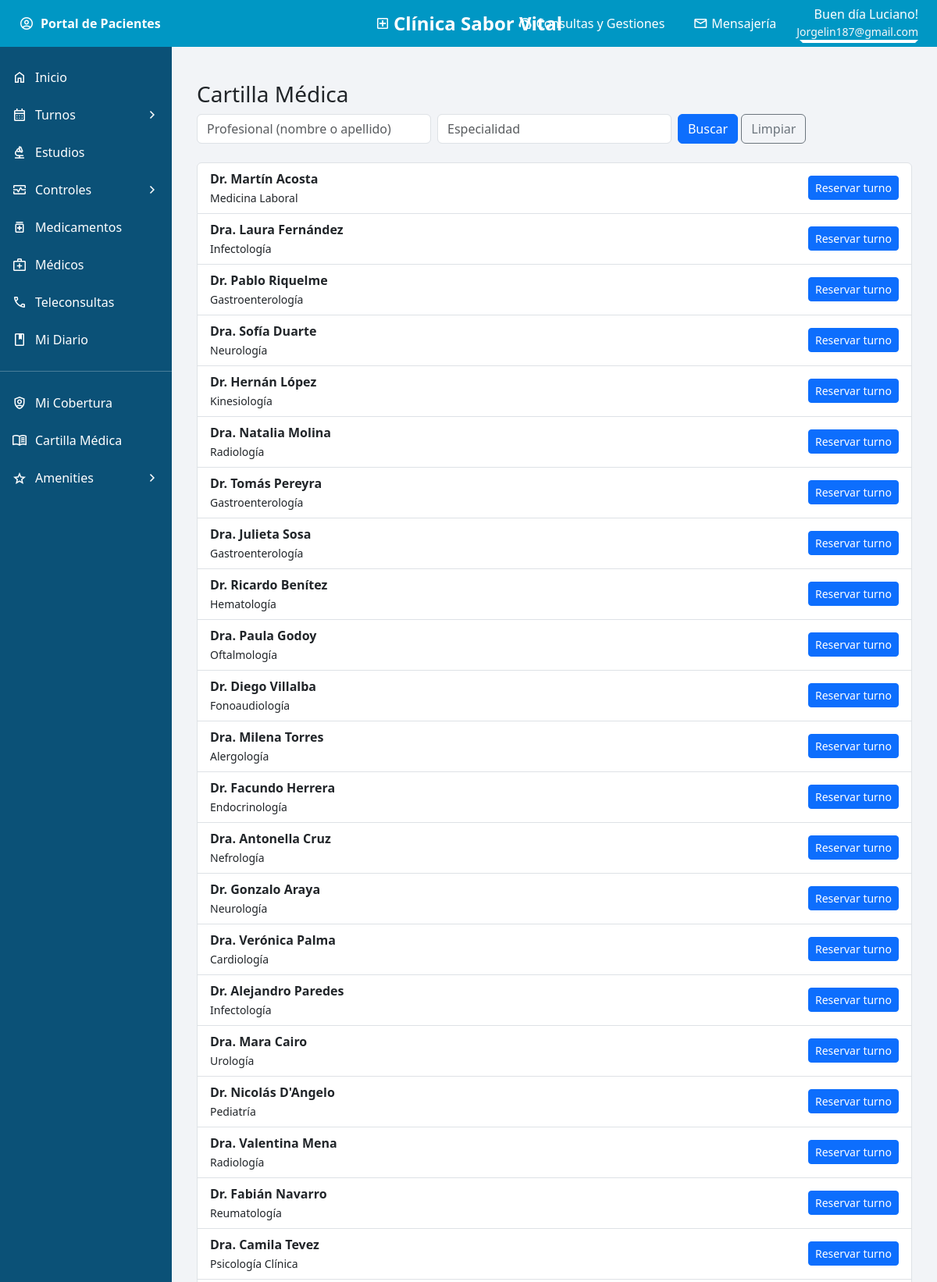
The app's page /pacientes/cartilla/13/ (signed in, upper part) with its own data.
### pacientes/models.py (models this page shows, shortened)
class Paciente(models.Model):
    perfil_usuario = models.ForeignKey(
        'usuarios.PerfilUsuario',
        on_delete=models.CASCADE,
        related_name="pacientes_asociados"
    )
    nombre = models.CharField(max_length=100)
    apellido = models.CharField(max_length=100)
    dni = models.CharField(max_length=20)
    email = models.EmailField()
    telefono = models.CharField(max_length=30)
    fecha_nacimiento = models.DateField(null=True, blank=True)
    obra_social = models.CharField(max_length=100, null=True, blank=True)

### profesionales/models.py (models this page shows, shortened)
class Profesional(models.Model):
    TIPO_CONSULTA = [
    ('PRES', 'Presencial'),
    ('TELE', 'Teleconsulta'),
    ('AMBOS', 'Hibrida'),
    ]
    nombre = models.CharField(max_length=100)
    email = models.EmailField(unique=True)
    matricula = models.CharField(max_length=50)
    telefono = models.CharField(max_length=30, null=True, blank=True)
    foto = models.ImageField(upload_to='profesionales/', null=True, blank=True)
    estado = models.BooleanField(default=True)
    servicios = models.ManyToManyField(Servicio, blank=True)
    disponibilidad = models.CharField(max_length=200)
    piso = models.IntegerField()
    consultorio = models.CharField(max_length=20, blank=True, null=True)
    horario_inicio = models.TimeField(blank=True, null=True)
    horario_fin = models.TimeField(blank=True, null=True)
    dias_disponibles = models.CharField(max_length=100, blank=True, null=True)
    tipo_consulta = models.CharField(max_length=5, choices=TIPO_CONSULTA, default='PRES')
    especialidad = models.ForeignKey(
        Especialidad,
        on_delete=models.PROTECT,
        related_name='profesionales'
    )
    class Meta:
        verbose_name = "Profesional"
        verbose_name_plural = "Profesionales"

class Especialidad(models.Model):
    nombre = models.CharField(max_length=100, unique=True)
    descripcion = models.TextField(blank=True, null=True)
    class Meta:
        verbose_name = "Especialidad"
        verbose_name_plural = "Especialidades"

### pacientes/views.py (the view)
# urls.py: path("cartilla/<int:paciente_id>/", views.cartilla, name="cartilla"),
def cartilla(request, paciente_id):
    paciente = cargar_paciente(request, paciente_id)
    query = request.GET.get("q", "")
    especialidad = request.GET.get("especialidad", "")
    profesionales = Profesional.objects.all()
    if query:
        profesionales = profesionales.filter(
            Q(nombre__icontains=query) | Q(email__icontains=query)
        )
    if especialidad:
        profesionales = profesionales.filter(
            especialidad__nombre__icontains=especialidad
        )
    return render(request, "pacientes/cartilla.html", {
        "paciente": paciente,
        "paciente_id": paciente_id,
        "profesionales": profesionales,
        "q": query,
        "especialidad": especialidad,
    })

### pacientes/context_processors.py (called while the page is built)
def paciente_context(request):
    paciente = None
    paciente_id = None
    try:
        perfil = request.user.perfil
        if perfil and hasattr(perfil, "pacientes"):
            paciente_id = request.session.get("paciente_id")
            if paciente_id:
                paciente = perfil.pacientes.filter(id=paciente_id).first()
    except:
        pass
    return {
        "paciente": paciente,
        "paciente_id": paciente_id,
    }

### pacientes/views.py (called while the page is built)
def cargar_paciente(request, paciente_id):
    perfil = request.user.perfil
    return perfil.pacientes.get(pk=paciente_id)

### pacientes/templates/pacientes/cartilla.html (shortened to what this page needs)
{% extends "base.html" %}
{% block content %}
<div class="container py-4">
    <h3>Cartilla Médica</h3>
    <form class="row g-2 mb-4" method="get">
        <div class="col-md-4">
            <input name="q" class="form-control" placeholder="Profesional (nombre o apellido)" value="{{ q }}">
        </div>
        <div class="col-md-4">
            <input name="especialidad" class="form-control" placeholder="Especialidad" value="{{ especialidad }}">
        </div>
        <div class="col-md-4">
            <button class="btn btn-primary">Buscar</button>
            <a href="{% url 'pacientes:cartilla' paciente.id %}" class="btn btn-outline-secondary">Limpiar</a>
        </div>
    </form>
    {% if profesionales %}
        <div class="list-group">
            {% for p in profesionales %}
                <div class="list-group-item d-flex justify-content-between align-items-center">
                    <div>
                        <strong>{{ p.nombre }}</strong><br>
                        <small>{{ p.especialidad.nombre }}</small>
                    </div>
                    <div>
                        {% if p.estado %}
                            {% if p.modalidad == "AMBOS" %}
                                <a class="btn btn-primary btn-sm"
                                href="{% url 'turnos:turnos_disponibles' %}?paciente_id={{ paciente.id }}&especialidad={{ p.especialidad.id }}&profesional={{ p.id }}">
                                Reservar turno
                                </a>
                            {% else %}
                                <a class="btn btn-primary btn-sm"
                                href="{% url 'turnos:turnos_disponibles' %}?paciente_id={{ paciente.id }}&especialidad={{ p.especialidad.id }}&profesional={{ p.id }}&modo={{ p.modalidad }}">
                                Reservar turno
                                </a>
                            {% endif %}
                        {% else %}
                            <button class="btn btn-sm btn-secondary" disabled>Sin turnos web</button>
                        {% endif %}
                    </div>
                </div>
            {% endfor %}
        </div>
    {% else %}
        <div class="alert alert-info">No se encontraron profesionales.</div>
    {% endif %}
</div>
{% endblock %}

### templates/base.html (shortened to what this page needs)
{% load static %}
<!DOCTYPE html>
<html lang="es">
<head>
    <link href="https://cdn.jsdelivr.net/npm/bootstrap@5.3.2/dist/css/bootstrap.min.css" rel="stylesheet">
    <link rel="stylesheet" href="{% static 'css/layout.css' %}">
</head>
<body>
    <div class="topbar d-flex align-items-center justify-content-between px-4 text-white">
        <div class="d-flex align-items-center gap-2 fw-bold">
            <span class="material-symbols-outlined">account_circle</span>
            Portal de Pacientes
        </div>
        <div class="topbar-center position-absolute start-50 translate-middle-x">
            <a href="{% url 'usuarios:portal_paciente' paciente.id %}"
                class="d-flex align-items-center gap-1 text-white text-decoration-none">
                <span class="material-symbols-outlined">local_hospital</span>
                Clínica Sabor Vital
            </a>
        </div>
        <div class="d-flex align-items-center gap-3 ms-auto">
            <a href="{% url 'pacientes:consultas_gestiones' paciente.id %}"
               class="topbar-link d-flex align-items-center gap-1 text-white text-decoration-none">
                <span class="material-symbols-outlined">support_agent</span>
                Consultas y Gestiones
            </a>
            <a href="{% url 'pacientes:mensajeria' paciente.id %}"
               class="topbar-link d-flex align-items-center gap-1 text-white text-decoration-none">
                <span class="material-symbols-outlined">mail</span>
                Mensajería
            </a>
            <div class="dropdown">
                <div class="d-flex flex-column text-end text-white dropdown-toggle"
                     data-bs-toggle="dropdown" style="cursor:pointer;">
                    <span>Buen día {{ paciente.nombre }}!</span>
                    <small class="text-light">{{ paciente.email }}</small>
                </div>
            </div>
        </div>
    </div>
    <div class="sidebar">
        <a href="{% url 'usuarios:portal_paciente' paciente.id %}">
            <span class="material-symbols-outlined">home</span>
            <span class="text">Inicio</span>
        </a>
        <a data-bs-toggle="collapse" href="#submenuTurnos">
            <span class="material-symbols-outlined">calendar_month</span>
            <span class="text">Turnos</span>
            <span class="material-symbols-outlined">chevron_right</span>
        </a>
        <a href="{% url 'pacientes:estudios' paciente.id %}">
            <span class="material-symbols-outlined">biotech</span>
            <span class="text">Estudios</span>
        </a>
        <a data-bs-toggle="collapse" href="#submenuControles">
            <span class="material-symbols-outlined">monitor_heart</span>
            <span class="text">Controles</span>
            <span class="material-symbols-outlined">chevron_right</span>
        </a>
        <a href="{% url 'pacientes:medicamentos' paciente.id %}">
            <span class="material-symbols-outlined">medication</span>
            <span class="text">Medicamentos</span>
        </a>
        <a href="{% url 'pacientes:mis_medicos' paciente.id %}">
            <span class="material-symbols-outlined">medical_services</span>
            <span class="text">Médicos</span>
        </a>
        <a href="{% url 'pacientes:teleconsultas' paciente.id %}">
            <span class="material-symbols-outlined">call</span>
            <span class="text">Teleconsultas</span>
        </a>
        <a href="{% url 'pacientes:mi_diario' paciente.id %}">
            <span class="material-symbols-outlined">book</span>
            <span class="text">Mi Diario</span>
        </a>
        <hr class="text-white">
        <a href="#">
            <span class="material-symbols-outlined">shield_person</span>
            <span class="text">Mi Cobertura</span>
        </a>
        <a href="{% url 'pacientes:cartilla' paciente.id %}">
            <span class="material-symbols-outlined">menu_book</span>
            <span class="text">Cartilla Médica</span>
        </a>
        <a data-bs-toggle="collapse" href="#submenuAmenities">
            <span class="material-symbols-outlined">grade</span>
            <span class="text">Amenities</span>
            <span class="material-symbols-outlined">chevron_right</span>
        </a>
    </div>
    <div class="content">
        {% block content %}{% endblock %}
    </div>
</body>
</html>

### static/css/layout.css (style rules this page uses)
body { background-color: #f2f4f7; margin: 0; }
.material-symbols-outlined { font-size: 20px; color: white; }
.topbar { background-color: #0097c4; height: 60px; position: fixed; top: 0; left: 0; right: 0; z-index: 1000; }
.sidebar { background-color: #0b5177; width: 220px; position: fixed; top: 60px; bottom: 0; left: 0; overflow-y: auto; padding-top: 15px; }
.sidebar a { color: #fff; text-decoration: none; padding: 12px 15px; display: flex; align-items: center; justify-content: space-between; }
.sidebar .text { flex-grow: 1; margin-left: 10px; }
.content { margin-left: 220px; margin-top: 60px; padding: 20px; }
.topbar-center { font-size: 1.5rem; font-weight: 600; position: relative; }
.topbar-link { padding: 6px 10px; border-radius: 6px; transition: background-color 0.2s ease; }

### records on screen
Paciente: nombre "Luciano", email "Jorgelin187@gmail.com"
Profesional: nombre "Dr. Martín Acosta", especialidad.nombre "Medicina Laboral"
Profesional: nombre "Dra. Laura Fernández", especialidad.nombre "Infectología"
Profesional: nombre "Dr. Pablo Riquelme", especialidad.nombre "Gastroenterología"
Profesional: nombre "Dra. Sofía Duarte", especialidad.nombre "Neurología"
Profesional: nombre "Dr. Hernán López", especialidad.nombre "Kinesiología"
Profesional: nombre "Dra. Natalia Molina", especialidad.nombre "Radiología"
Profesional: nombre "Dr. Tomás Pereyra", especialidad.nombre "Gastroenterología"
Profesional: nombre "Dra. Julieta Sosa", especialidad.nombre "Gastroenterología"
Profesional: nombre "Dr. Ricardo Benítez", especialidad.nombre "Hematología"
Profesional: nombre "Dra. Paula Godoy", especialidad.nombre "Oftalmología"
Profesional: nombre "Dr. Diego Villalba", especialidad.nombre "Fonoaudiología"
Profesional: nombre "Dra. Milena Torres", especialidad.nombre "Alergología"
Profesional: nombre "Dr. Facundo Herrera", especialidad.nombre "Endocrinología"
Profesional: nombre "Dra. Antonella Cruz", especialidad.nombre "Nefrología"
Profesional: nombre "Dr. Gonzalo Araya", especialidad.nombre "Neurología"
Profesional: nombre "Dra. Verónica Palma", especialidad.nombre "Cardiología"
Profesional: nombre "Dr. Alejandro Paredes", especialidad.nombre "Infectología"
Profesional: nombre "Dra. Mara Cairo", especialidad.nombre "Urología"
Profesional: nombre "Dr. Nicolás D'Angelo", especialidad.nombre "Pediatría"
Profesional: nombre "Dra. Valentina Mena", especialidad.nombre "Radiología"
Profesional: nombre "Dr. Fabián Navarro", especialidad.nombre "Reumatología"
Profesional: nombre "Dra. Camila Tevez", especialidad.nombre "Psicología Clínica"
